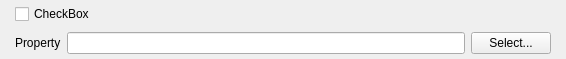
<?xml version="1.0" encoding="UTF-8"?>
<ui version="4.0">
 <class>OutputFileWidget</class>
 <widget class="QWidget" name="OutputFileWidget">
  <property name="geometry">
   <rect>
    <x>0</x>
    <y>0</y>
    <width>566</width>
    <height>59</height>
   </rect>
  </property>

  <layout class="QGridLayout" name="widgetLayout">
   <property name="margin">
    <number>2</number>
   </property>
   <item row="1" column="2">
    <widget class="QFSDropLineEdit" name="value"/>
   </item>
   <item row="1" column="3">
    <widget class="QPushButton" name="selectBtn">
     <property name="text">
      <string>Select...</string>
     </property>
    </widget>
   </item>
   <item row="1" column="1">
    <widget class="QLabel" name="label">
     <property name="text">
      <string>Property</string>
     </property>
    </widget>
   </item>
   <item row="0" column="4" rowspan="2">
    <widget class="QLabel" name="linkRight">
     <property name="text">
      <string/>
     </property>
     <property name="pixmap">
      <pixmap resource="../../../../Resources/icons/images/Icons.qrc">:/Link_Right.png</pixmap>
     </property>
    </widget>
   </item>
   <item row="0" column="0" rowspan="2">
    <widget class="QLabel" name="linkLeft">
     <property name="text">
      <string/>
     </property>
     <property name="pixmap">
      <pixmap resource="../../../../Resources/icons/images/Icons.qrc">:/Link_Left.png</pixmap>
     </property>
     <property name="alignment">
      <set>Qt::AlignRight|Qt::AlignTrailing|Qt::AlignVCenter</set>
     </property>
    </widget>
   </item>
   <item row="0" column="1" colspan="3">
    <widget class="QCheckBox" name="conditionalCB">
     <property name="text">
      <string>CheckBox</string>
     </property>
    </widget>
   </item>
  </layout>
 </widget>
 <customwidgets>
  <customwidget>
   <class>QFSDropLineEdit</class>
   <extends>QLineEdit</extends>
   <header location="global">QFSDropLineEdit.h</header>
  </customwidget>
 </customwidgets>
 <resources>
  <include location="../../../../Resources/icons/images/Icons.qrc"/>
 </resources>
 <connections/>
</ui>
